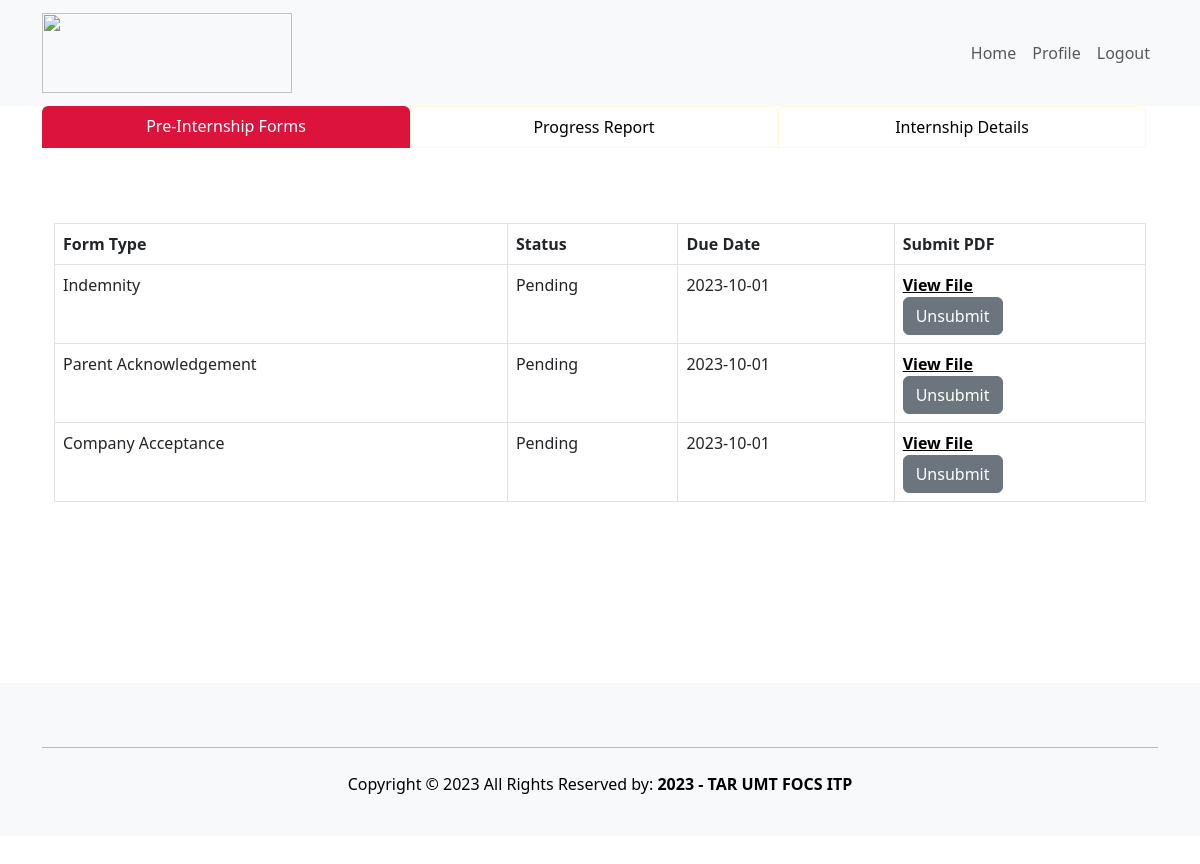
Page /student/PreInternship.php (signed in) on the earlier database version.
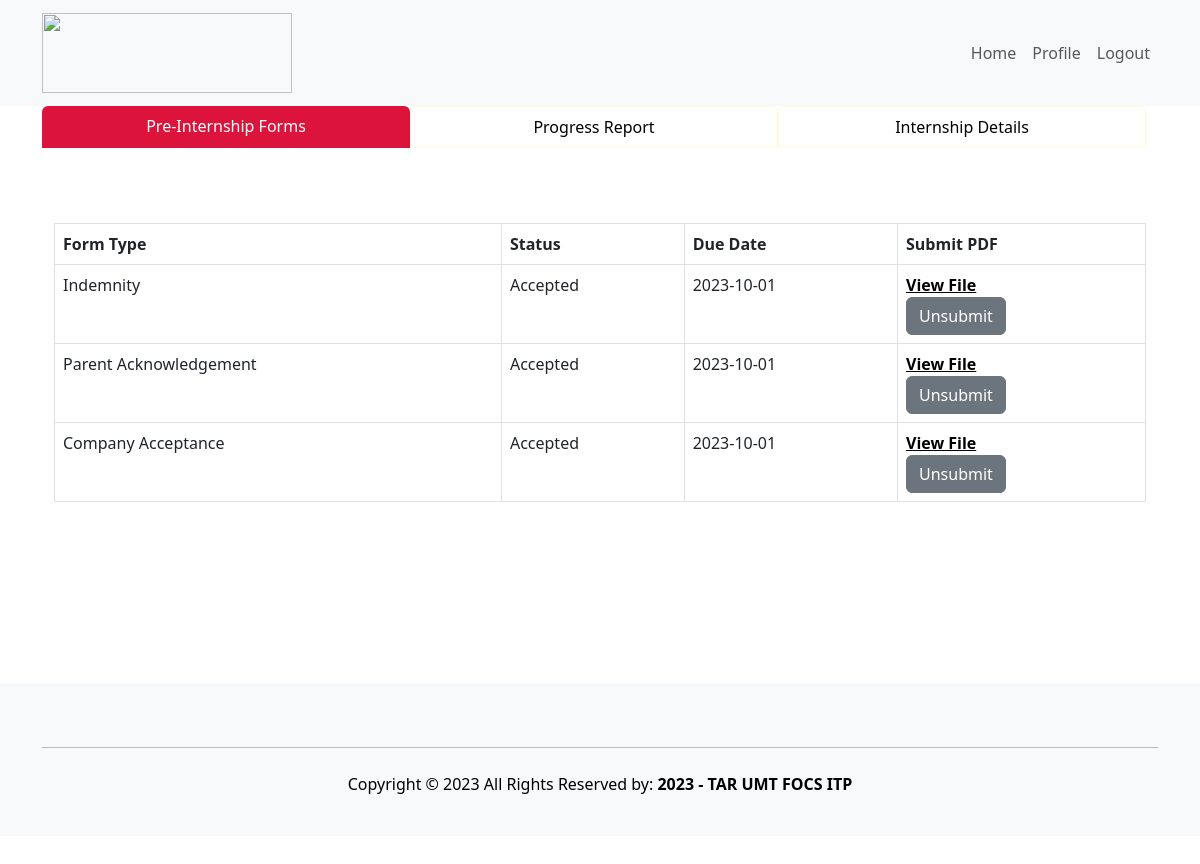
Same page on the later database version.
### tables this page shows
CREATE TABLE `internship` (
  `internshipID` varchar(10) NOT NULL,
  `studID` varchar(10) DEFAULT NULL,
  `sessionID` varchar(10) DEFAULT NULL,
  `indemnity` varchar(100) DEFAULT NULL,
  `indemnityStatus` enum('Accepted','Rejected','Pending','Missing') DEFAULT NULL,
  `parentAcknowledgement` varchar(100) DEFAULT NULL,
  `parentAcknowledgementStatus` enum('Accepted','Rejected','Pending','Missing') DEFAULT NULL,
  `companyAcceptance` varchar(100) DEFAULT NULL,
  `companyAcceptanceStatus` enum('Accepted','Rejected','Pending','Missing') DEFAULT NULL,
  `monthlyReport1` varchar(100) DEFAULT NULL,
  `monthlyReport1Grade` int(11) DEFAULT NULL,
  `monthlyReport2` varchar(100) DEFAULT NULL,
  `monthlyReport2Grade` int(11) DEFAULT NULL,
  `monthlyReport3` varchar(100) DEFAULT NULL,
  `monthlyReport3Grade` int(11) DEFAULT NULL,
  `evaluationReport` varchar(100) DEFAULT NULL,
  `evaluationReportGrade` int(11) DEFAULT NULL,
  `finalGrade` int(11) DEFAULT NULL,
  `internshipStatus` enum('In Progress','Completed','Suspended','Terminated') DEFAULT NULL
);

CREATE TABLE `session` (
  `sessionID` varchar(10) NOT NULL,
  `startMonthYear` date DEFAULT NULL,
  `endMonthYear` date DEFAULT NULL,
  `qualification` enum('Diploma','Degree') DEFAULT NULL
);

### student/PreInternship.php (the view, shortened to what the changed rows need)
<?php
include 'studentHeader.php';
?>
    <form style="min-height:100vh;" id="form1" runat="server">
    <div style="overflow-x: scroll;" class="container row justify-content-md-center mx-auto">
        <div class="container" style="height:55vh;">
            <table id="SubmissionGV" class="table w-100 my-1 table-bordered table-responsive table-hover">
                <tr style="background-color: lightgrey;">
                    <th>Form Type</th>
                    <th>Status</th>
                    <th>Due Date</th>
                    <th>Submit PDF</th>
                </tr>
                <?php
                require 'connect.php';
                if ($con->connect_error) {
                    throw new Exception("Connection failed: " . $con->connect_error);
                } else {
                    $sql = "SELECT * FROM internship WHERE studID=$studID";
                    $result = $con->query($sql);
                    if ($result->num_rows > 0) {
                        while ($row = $result->fetch_assoc()) {
                            $sessionSql = "SELECT startMonthYear FROM session WHERE sessionID = " . $row['sessionID'];
                            $sessionResult = $con->query($sessionSql);
                            $dueDate = "";
                            if ($sessionResult->num_rows > 0) {
                                $sessionRow = $sessionResult->fetch_assoc();
                                $startMonthYear = new DateTime($sessionRow['startMonthYear']);
                                $dueDate = $startMonthYear->modify('+1 month')->format('Y-m-d');
                            }
                            echo '<br>';
                            echo '<tr>';
                            echo '<td>Indemnity</td>';
                            echo '<td>' . $row['indemnityStatus'] . '</td>';
                            echo '<td>' . $dueDate . '</td>';
                            echo '<td>';
                            if ($row['indemnity'] !== '' && ($row['indemnityStatus'] === 'Pending' || $row['indemnityStatus'] === 'Accepted' || $row['indemnityStatus'] === 'Rejected')) {
                                echo '<label><b><a href="' . $row['indemnity'] . '" class="text-black" target="_blank">View File</a></b></label>';
                                echo '<br>';
                                echo '<form action="removePDF.php" method="post">';
                                echo '<input type="submit" class="btn btn-secondary" value="Unsubmit" name="submit" />';
                                echo '</form>';
                            }
                            echo '</td>';
                            echo '</tr>';
                            echo '<tr>';
                            echo '<td>Parent Acknowledgement</td>';
                            echo '<td>' . $row['parentAcknowledgementStatus'] . '</td>';
                            echo '<td>' . $dueDate . '</td>';
                            echo '<td>';
                            if ($row['parentAcknowledgement'] !== '' && ($row['parentAcknowledgementStatus'] === 'Pending' || $row['parentAcknowledgementStatus'] === 'Accepted' || $row['parentAcknowledgementStatus'] === 'Rejected')) {
                                echo '<label><b><a href="' . $row['parentAcknowledgement'] . '" class="text-black" target="_blank">View File</a></b></label>';
                                echo '<br>';
                                echo '<form action="removePDF.php" method="post">';
                                echo '<input type="submit" class="btn btn-secondary" value="Unsubmit" name="submit" />';
                                echo '</form>';
                            }
                            echo '</td>';
                            echo '</tr>';
                            echo '<tr>';
                            echo '<td>Company Acceptance</td>';
                            echo '<td>' . $row['companyAcceptanceStatus'] . '</td>';
                            echo '<td>' . $dueDate . '</td>';
                            echo '<td>';
                            if ($row['companyAcceptance'] !== '' && ($row['companyAcceptanceStatus'] === 'Pending' || $row['companyAcceptanceStatus'] === 'Accepted' || $row['companyAcceptanceStatus'] === 'Rejected')) {
                                echo '<label><b><a href="' . $row['companyAcceptance'] . '" class="text-black" target="_blank">View File</a></b></label>';
                                echo '<br>';
                                echo '<form action="removePDF.php" method="post">';
                                echo '<input type="submit" class="btn btn-secondary" value="Unsubmit" name="submit" />';
                                echo '</form>';
                            }
                            echo '</td>';
                            echo '</tr>';
                        }
                    } else {
                        echo '<tr>';
                        echo '<td colspan="4" class="text-center">No forms found for this student.</td>';
                        echo '</tr>';
                    }
                }
                ?>
            </table>
        </div>
    </div>
</form>
<?php
include 'studentFooter.php';
?>

Differences in the rows shown:
changed internship: indemnityStatus "Pending" → "Accepted"; parentAcknowledgementStatus "Pending" → "Accepted"; companyAcceptanceStatus "Pending" → "Accepted"
